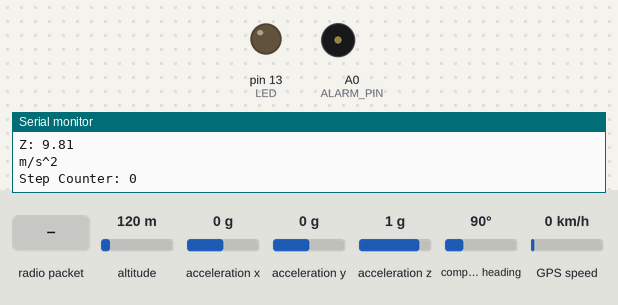
The sketch below on a simulated Arduino Mega 2560, built with avr-gcc and run on an emulated ATmega2560. Shown: output pins drawn as LEDs (lit = HIGH), buzzer (waves = sounding), the last lines printed to the serial monitor. Inputs (shaded band) come from the test bench; at power-on: acceleration x 0 g, altitude 120 m, acceleration y 0 g, acceleration z 1 g, compass heading 90°, GPS speed 0 km/h. The GPS gets a fix after 3 s at 37.7749, -122.4194 with 8 satellites; no radio packets arrive unless stated; pins used as bus, display or sensor lines are not drawn.

Above: at 2.3 s.
2.4 s: radio packet "N" arrives
At 4.1 s:
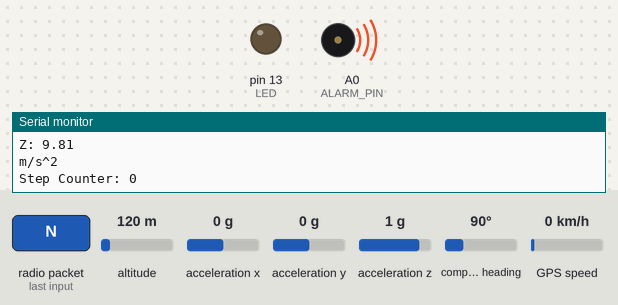
At 9.7 s:
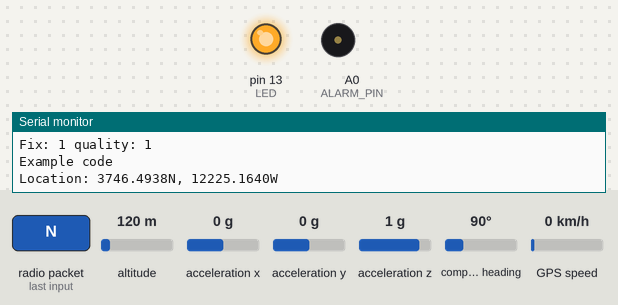
11.4 s: acceleration x set to 0.8 g
20.9 s: radio packet "1" arrives
Timing chart, 0 to 29.8 s (numbered marks = the images above; inputs shaded):
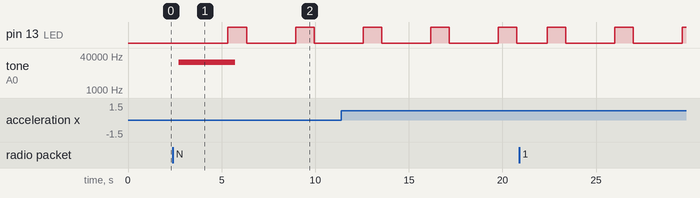

Measured:
- after the input at 2.4 s, tone on A0 (ALARM_PIN): silent → 20000 Hz after 0.32 s, → silent 3.0 s later
- by itself, pin 13 (LED): alternates HIGH for 1.0 s and LOW for 2.6 s

The sketch:

dog_tracker.ino
```cpp
#include <SPI.h>
#include <RH_RF95.h>
#include <Adafruit_GPS.h>
#define GPSSerial Serial1
#define ALARM_PIN A0
// Connect to the GPS on the hardware port
Adafruit_GPS GPS(&GPSSerial);
uint32_t timer = millis();
uint32_t timer2 = millis();
#define GPSECHO false
/* for ESP w/featherwing */
//#define RFM95_CS  14    // "E"
//#define RFM95_RST 32   // "D"
//#define RFM95_INT 33   // "B"
// feather m4
#define RFM95_CS   5//9 //32    // "E"
#define RFM95_RST  6//10 //15   // "D"
#define RFM95_INT  10//19 //14   // "B"
#define RF95_FREQ 915.0
#define LED 13 // Blinky on receipt

#include <Wire.h>
#include <Adafruit_MMA8451.h>
#include <Adafruit_Sensor.h>
int accum = 0;
String kylee_data = "3746.4940N, 12225.1640W, 6/6/6666 66:66:66.000";
RH_RF95 rf95(RFM95_CS, RFM95_INT);
Adafruit_MMA8451 mma = Adafruit_MMA8451();

void setup() {
  // -------------------------------------- TX SET UP -----------------------------------------------
  pinMode(LED, OUTPUT);
  pinMode(RFM95_RST, OUTPUT);
  digitalWrite(RFM95_RST, HIGH);
  Serial.begin(115200);
  while (!Serial) {
    delay(1);
  }
  delay(100);
  Serial.println("Feather LoRa TX Test!");
  // manual reset
  digitalWrite(RFM95_RST, LOW);
  delay(10);
  digitalWrite(RFM95_RST, HIGH);
  delay(10);
  while (!rf95.init()) {
    Serial.println("LoRa radio init failed");
    while (1);
  }
  Serial.println("LoRa radio init OK!");
  // Defaults after init are 434.0MHz, modulation GFSK_Rb250Fd250, +13dbM
  if (!rf95.setFrequency(RF95_FREQ)) {
    Serial.println("setFrequency failed");
    while (1);
  }
  Serial.print("Set Freq to: "); Serial.println(RF95_FREQ);
  rf95.setTxPower(23, false);
  Serial.println("Adafruit GPS library basic parsing test!");

  // -------------------------------------- GPS SET UP -----------------------------------------------
  GPS.begin(9600);
  GPS.sendCommand(PMTK_SET_NMEA_OUTPUT_RMCGGA);
  GPS.sendCommand(PMTK_SET_NMEA_UPDATE_1HZ); // 1 Hz update rate
  GPS.sendCommand(PGCMD_ANTENNA);
  delay(1000);
  // Ask for firmware version
  GPSSerial.println(PMTK_Q_RELEASE);

  // -------------------------------------- Accelerometer SET UP -------------------------------------
  Serial.println("Adafruit MMA8451 test!");
  if (! mma.begin()) {
    Serial.println("Couldnt start");
    while (1);
  }
  Serial.println("MMA8451 found!");
  mma.setRange(MMA8451_RANGE_2_G);
  Serial.print("Range = "); Serial.print(2 << mma.getRange());
  Serial.println("G");
}

void loop() {
  Serial.println("------------Reading GPS...------------");
  readGPSData();
  Serial.println("------------Step Count...------------");
  pedometerCount();
//  if (millis() - timer2 < 5000) {
//    return;
//  }
//   timer2 = millis();
 delay(1000); // Wait 1 second between transmits, could also 'sleep' here!
  Serial.println("------------Transmitting...------------"); // Send a message to rf95_server
  char tx_buf[60];
  memset(tx_buf, 0, sizeof(tx_buf));
  kylee_data.toCharArray(tx_buf, 60);
  Serial.println(tx_buf);
  Serial.println("Sending...");
  delay(10);
  rf95.send((uint8_t *)tx_buf, 60);
  Serial.println("Waiting for packet to complete...");
  delay(10);
  rf95.waitPacketSent();
  // Now wait for a reply
  uint8_t rx_buf[RH_RF95_MAX_MESSAGE_LEN];
  uint8_t len = sizeof(rx_buf);
  Serial.println("Waiting for reply...");
  if (rf95.waitAvailableTimeout(1000)) {
    // Should be a reply message for us now
    if (rf95.recv(rx_buf, &len)) {
      Serial.print("Got reply: ");
      Serial.println((char*)rx_buf);
      Serial.print("RSSI: ");
      Serial.println(rf95.lastRssi(), DEC);
      if (rx_buf[0] == 'N') {
        playAlarm();
      }
    }
    else {
      Serial.println("Receive failed");
    }
  }
  else {
    Serial.println("No reply, is there a listener around?");
  }
}
void readGPSData() {
//  // read data from the GPS in the 'main loop'
  char c;
  for (int i = 0; i <= 100; i++) {
//    if(GPS.available()){
      c = GPS.read();
//    }
  }
//  char c = GPS.read();
  if (GPSECHO)
    if (c) Serial.print(c);
  if (GPS.newNMEAreceived()) {
    Serial.print(GPS.lastNMEA()); // this also sets the newNMEAreceived() flag to false
    if (!GPS.parse(GPS.lastNMEA())) // this also sets the newNMEAreceived() flag to false
      return; // we can fail to parse a sentence in which case we should just wait for another
  }
  if (millis() - timer > 2000) {
    timer = millis(); // reset the timer
    Serial.print("\nTime: ");
    if (GPS.hour < 10) {
      Serial.print('0');
    }
    Serial.print(GPS.hour, DEC); Serial.print(':');
    if (GPS.minute < 10) {
      Serial.print('0');
    }
    Serial.print(GPS.minute, DEC); Serial.print(':');
    if (GPS.seconds < 10) {
      Serial.print('0');
    }
    Serial.print(GPS.seconds, DEC); Serial.print('.');
    if (GPS.milliseconds < 10) {
      Serial.print("00");
    } else if (GPS.milliseconds > 9 && GPS.milliseconds < 100) {
      Serial.print("0");
    }
    Serial.println(GPS.milliseconds);
    Serial.print("Date: ");
    Serial.print(GPS.day, DEC); Serial.print('/');
    Serial.print(GPS.month, DEC); Serial.print("/20");
    Serial.println(GPS.year, DEC);
    Serial.print("Fix: "); Serial.print((int)GPS.fix);
    Serial.print(" quality: "); Serial.println((int)GPS.fixquality);
    if (GPS.fix) {
      Serial.println("Example code");
      Serial.print("Location: ");
      Serial.print(GPS.latitude, 4); Serial.print(GPS.lat);
      Serial.print(", ");
      Serial.print(GPS.longitude, 4); Serial.println(GPS.lon);
      float gps_latitude = GPS.latitude;
      char gps_lat_dir = GPS.lat;
      float gps_longitude = GPS.longitude;
      char gps_lon_dir = GPS.lon;
      kylee_data = String(gps_latitude, 6) + gps_lat_dir + ", " + String(gps_longitude, 6) + gps_lon_dir + ",  " + String(GPS.day) + "/" + String(GPS.month) + "/" + String(GPS.year) + " " + String(GPS.hour) + ":" + String(GPS.minute) + ":" + String(GPS.seconds) + ", " + String(accum);
      digitalWrite(LED, HIGH);
      delay(1000);
      digitalWrite(LED, LOW);
    }
    Serial.println(kylee_data);
  }
}

void playAlarm() {
  tone(ALARM_PIN, 20000, 3000); // play for 3 seconds
}

void pedometerCount() {
  // Read the 'raw' data in 14-bit counts
  mma.read();
//  Serial.print("X:\t"); Serial.println(mma.x);
//  Serial.print("Y:\t"); Serial.println(mma.y);
//  Serial.print("Z:\t"); Serial.println(mma.z);
//  Serial.println();

  /* Get a new sensor event */
  sensors_event_t event;
  mma.getEvent(&event);

  /* Display the results (acceleration is measured in m/s^2) */
  Serial.print("X: "); Serial.println(event.acceleration.x);
  Serial.print("Y: "); Serial.println(event.acceleration.y);
  Serial.print("Z: "); Serial.println(event.acceleration.z);
  Serial.println("m/s^2 ");

  if (event.acceleration.x >= abs(1)) {
    Serial.println("Update Step");
    accum = accum + 1;
  }
  Serial.print("Step Counter: "); Serial.println(accum);
  uint8_t o = mma.getOrientation();
  Serial.println();
  delay(500);
}
```
